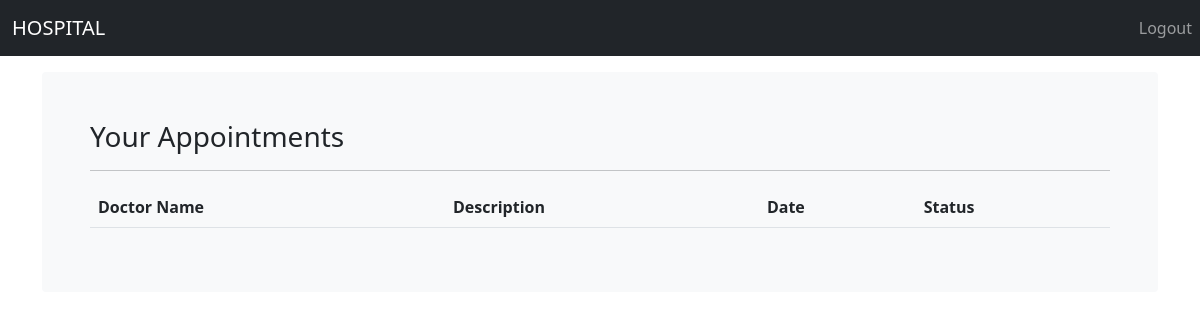
/patient-view-appointment (signed in), run on an earlier commit of the app's database.
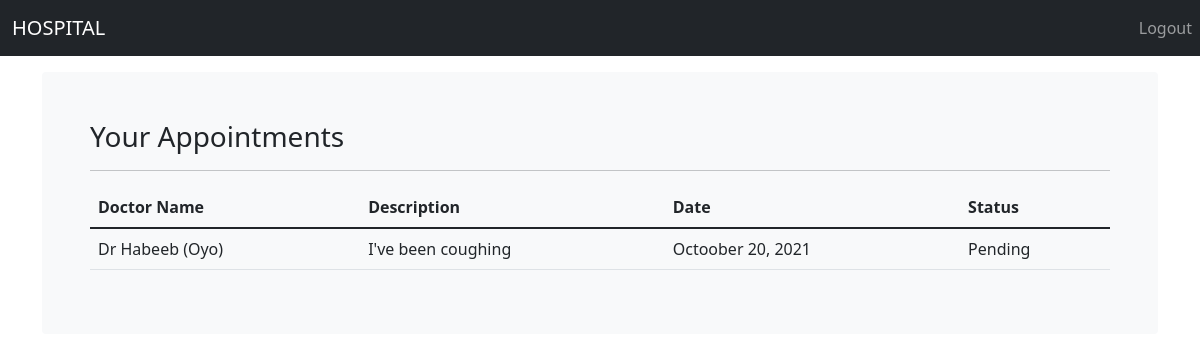
And on a later commit of the database.
### appointment/models.py (models this page shows, shortened)
class Appointment(models.Model):
    user = models.ForeignKey(User, null=True, on_delete=models.CASCADE)
    doctor = models.ForeignKey(Doctor, null=True, on_delete=models.CASCADE)
    speciality = models.CharField(max_length=50, null=True)
    appointment_date = models.CharField(max_length=20, null=True)
    appointment_time = models.CharField(max_length=10, null=True)
    description = models.TextField(max_length=500, null=True)
    created_on = models.DateTimeField(auto_now=True, null=True)

### core/models.py (models this page shows, shortened)
class Doctor(models.Model):
    user = models.OneToOneField(User, on_delete=models.CASCADE)
    profile_pic = models.ImageField(upload_to='DoctorProfilePic/', default='doctor.png')
    address = models.CharField(max_length=40)
    state = models.CharField(max_length=20)
    city = models.CharField(max_length=20)
    phone = models.CharField(max_length=20)
    def __str__(self):
        return "Dr {} ({})".format(self.user.first_name, self.state)

### appointment/views.py (the view)
# urls.py: path('patient-view-appointment', views.patient_view_appointment_view,name='patient-view-appointment'),
@login_required(login_url='patientlogin')
@user_passes_test(is_patient)
def patient_view_appointment_view(request):
    patient = Patient.objects.get(user_id=request.user.id) #for profile picture of patient in sidebar
    appointments = Appointment.objects.all().filter(user=request.user.id)
    return render(request,'appointment/patient_view_appointment.html',{'appointments':appointments,'patient':patient})

### core/views.py (called while the page is built)
def is_patient(user):
    return user.groups.filter(name='PATIENT').exists()

### appointment/templates/appointment/patient_view_appointment.html
{% extends 'core/base.html' %}
{% block content %}
<main class="container">
    <div class="bg-light p-5 rounded">
      <h3>Your Appointments</h3>
      <hr>
            <div class="panel panel-primary">
                <table class="table table-hover" id="dev-table">
                <thead>
                    <tr>
                    <th>Doctor Name</th>
                    <th>Description</th>
                    <th>Date</th>
                    <th>Status</th>
                    </tr>
                </thead>
                {% for a in appointments %}
                <tr>
                    <td> {{a.doctor}}</td>
                    <td>{{a.description}}</td>
                    <td>{{a.appointment_date}}</td>
                    {%if a.status%}
                    <td> <span class="label label-primary">Confirmed</span></td>
                    {% else %}
                    <td> <span class="label label-success">Pending</span></td>
                    {% endif %}
                </tr>
                {% endfor %}
                </table>
            </div>
    </div>
</main>
{% endblock content %}

What changed in the data, as far as the page shows it:
added Appointment: doctor "Dr Habeeb (Oyo)", description "I've been coughing", appointment_date "Octoober 20, 2021"
